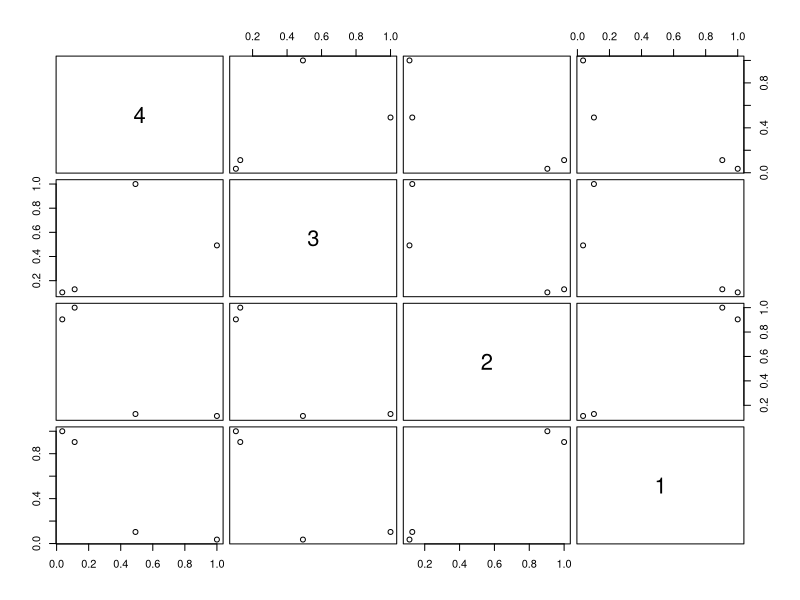

Generate this figure with R:
setwd("~/projects/wal/r-learning/coursera/stats1/week3/")
data <- read.table("Stats1.13.HW.03.txt", header=T)

str(data)
head(data)

# Q1
round(cor(data$S1.pre, data$S2.pre), 2)

# Q2
round(cor(data$V1.pre, data$V2.pre), 2)


# Q3
data$S.pre <- (data$S1.pre + data$S2.pre)/2
data$V.pre <- (data$V1.pre + data$V2.pre)/2
head(data)
cor(data$S.pre, data$V.pre)

#Q4
control_group <- data[data$cond == 'des',]
cor(control_group[3:10])

# Q5
data$S.pre <- (data$S1.pre + data$S2.pre)/2
data$S.post <- (data$S1.post + data$S2.post)/2
data$S.improved <- data$S.post - data$S.pre
cor(data$S.pre, data$S.improved)

# Q6
data$V.pre <- (data$V1.pre + data$V2.pre)/2
data$V.post <- (data$V1.post + data$V2.post)/2
data$V.improved <- data$V.post - data$V.pre
cor(data$V.pre, data$V.improved)

# Q7
des_group <- data[data$cond == 'aer',]
des_group$S.pre <- (des_group$S1.pre + des_group$S2.pre)/2
des_group$S.post <- (des_group$S1.post + des_group$S2.post)/2
des_group$S.improved <- des_group$S.post - des_group$S.pre
mean(des_group$S.improved)


library(gclus) 
pre.r = abs(cor(cbind(data[3], data[4], data[7], data[8])))
pairs(pre.r, order.single(pre.r), panel.colors = dmat.color(pre.r), gap=.5)
